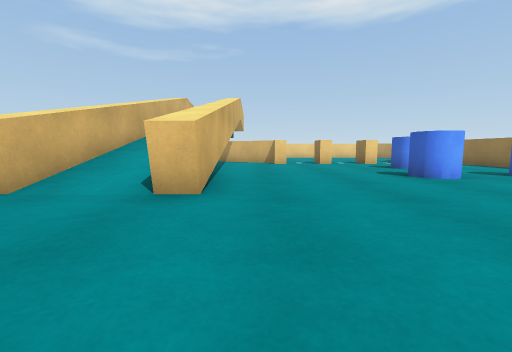
view 1 (above)

21 first-person views from a walk through a scene from a Unity 3-D project. The camera is 0.62 m above the floor, tilts 6° down and sees 90° across. The floor is counted in squares, 1 m on a side. Each view is taken from the middle of a square. On the plan, view 1 faces up. The plan holds only what a view shows up to about 9 squares ahead; the rest is blank. The place goes on beyond the plan. Surface patterns are stand-ins for the level's own textures.

view 2
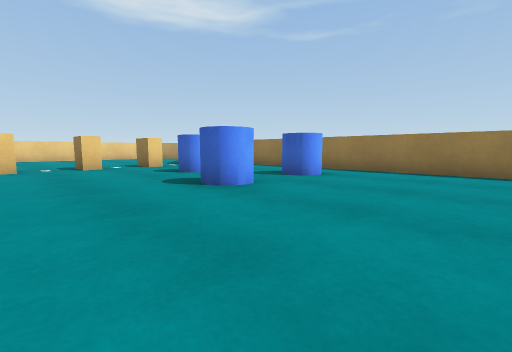

view 3
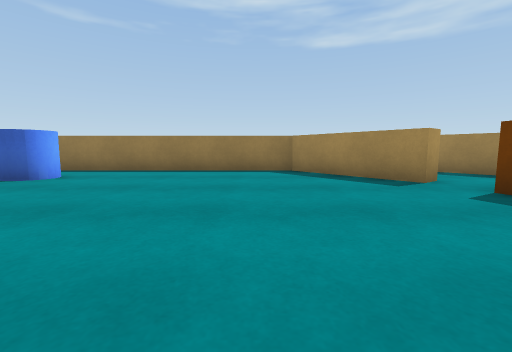

view 4
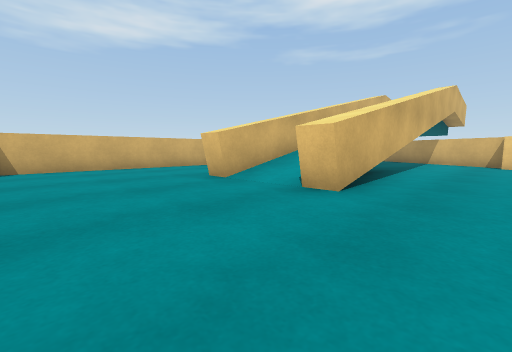

view 5
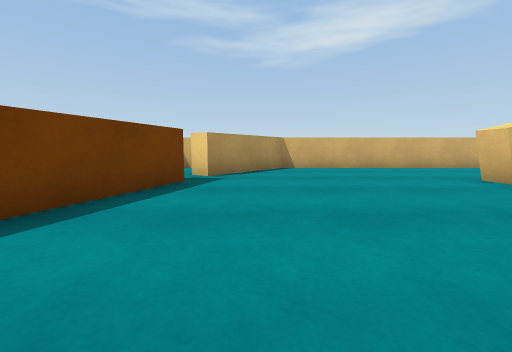

view 6
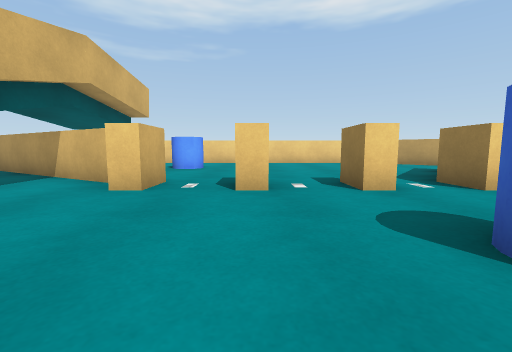

view 7
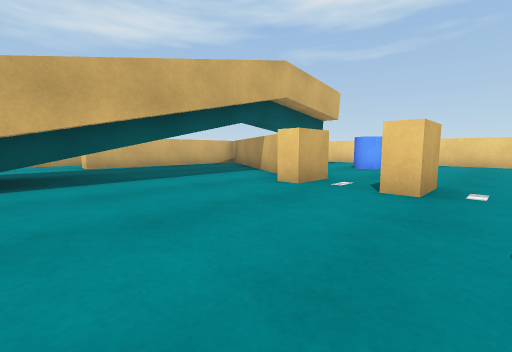

view 8
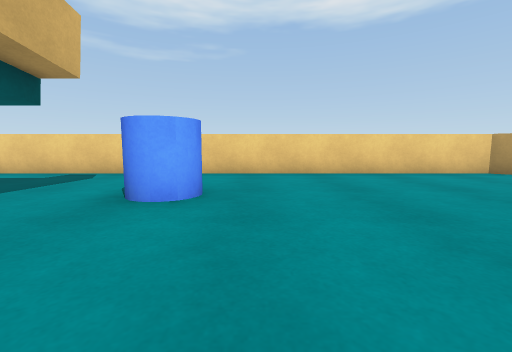

view 9
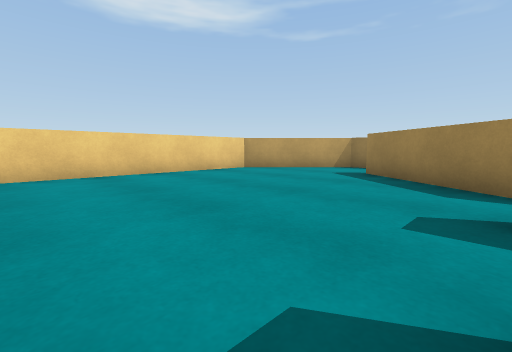

view 10
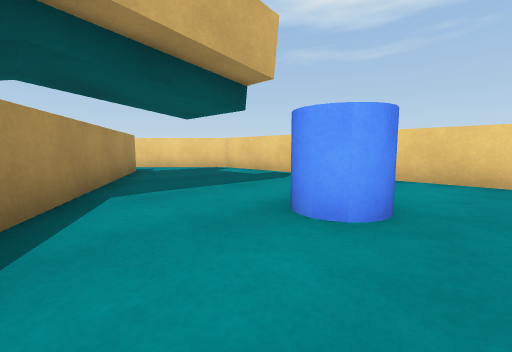

view 11
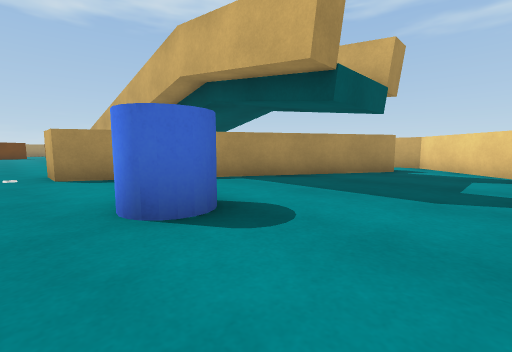

view 12
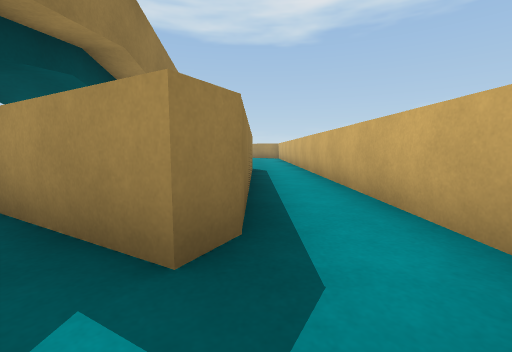

view 13
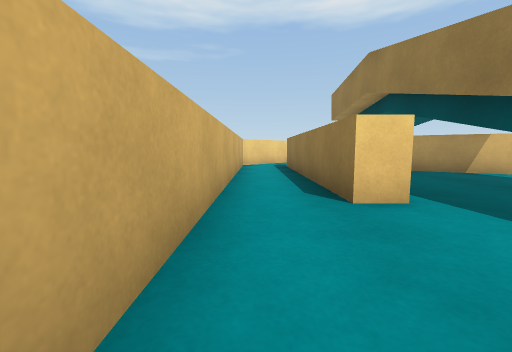

view 14
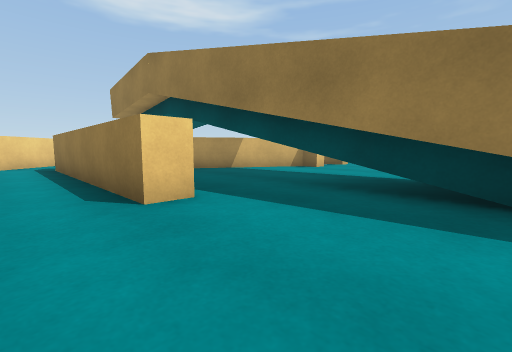

view 15
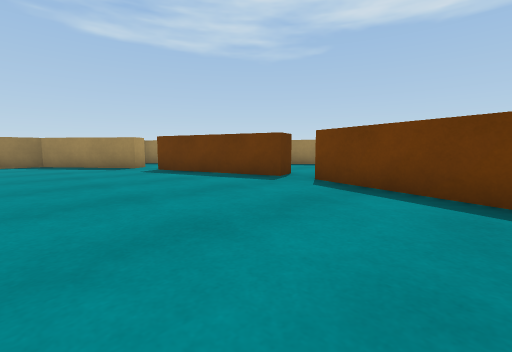

view 16
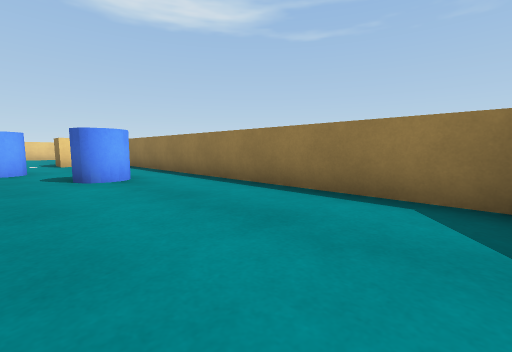

view 17
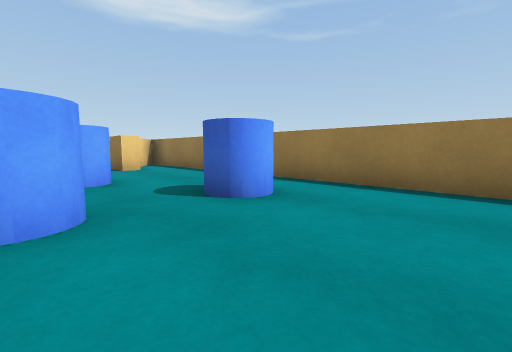

view 18
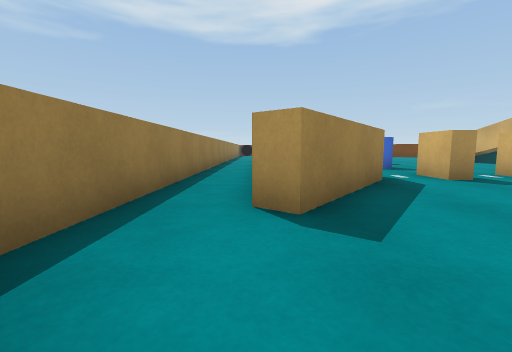

view 19
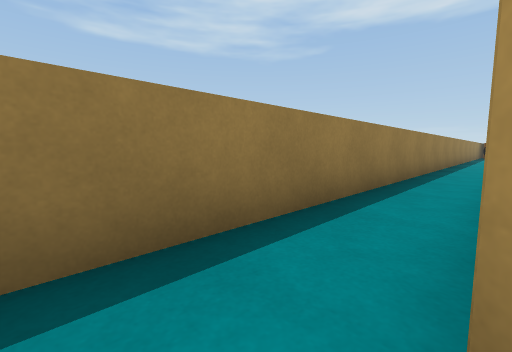

view 20
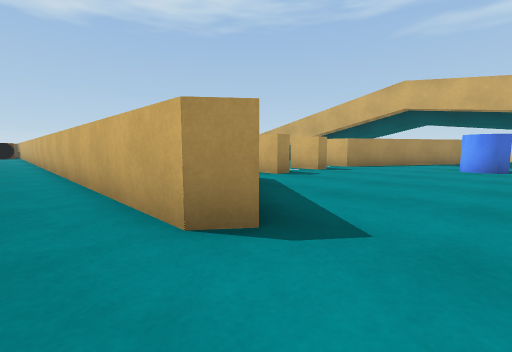

view 21
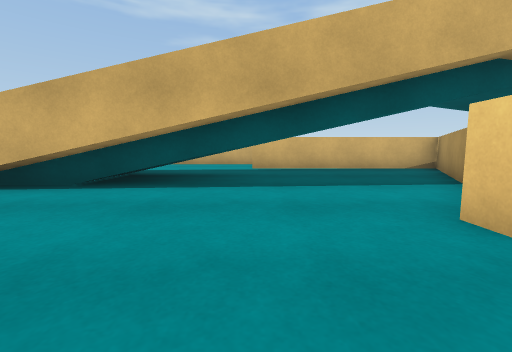

### Floor plan
Key: @ floor where view 1 was taken; # wall or solid block; . floor; / step, stairs or slope; O other object.
Columns run from 8 left of view 1 to 11 right of it. Each row starts with its distance up from view 1.
 19   ################
 18  ##..............##
 17 ##................##
 16 #........O.........#
 15 #.###....O.........#
 14 #.#####.........##.#
 13 #.##..###......###.#
 12 #.##....##.O.O.#.#.#
 11 #.##.....O.O.O.O.#.#
 10 #.##.// .........#.#
  9 #.##./  .....O...#.#
  8 #...#/ #.....O...#.#
  7 #...#/ #.........#.#
  6 #...#//#....O.OO.#.#
  5 #...#//#.........#.#
  4 #...#//#.........#.#
  3 #................#
  2 #................#
  1 #................#
  0 #.......@........#
 -1 ###............###
 -2   ##..........##
 -3    ####...#####
 -4       #####

Positions as (right, up) in squares from view 1, and headings:
1: (0, 0), facing up
2: (1, 2), facing up-right
3: (1, 1), facing right
4: (1, 0), facing up-left
5: (1, -1), facing left
6: (3, 7), facing up
7: (4, 7), facing up-left
8: (2, 12), facing up
9: (2, 12), facing up-right
10: (2, 13), facing up-left
11: (2, 18), facing down-left
12: (-6, 17), facing down
13: (-7, 6), facing up
14: (-7, 6), facing up-right
15: (-3, 1), facing down-right
16: (5, 0), facing up-right
17: (4, 3), facing up-right
18: (9, 17), facing down
19: (9, 15), facing down-right
20: (10, 16), facing down-left
21: (3, 9), facing left
